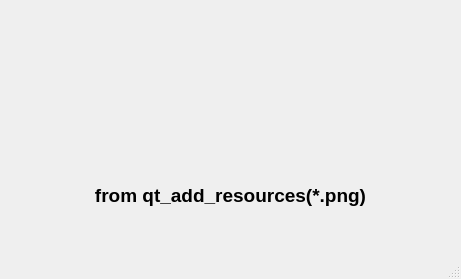
<?xml version="1.0" encoding="UTF-8"?>
<ui version="4.0">
 <class>MainWindow</class>
 <widget class="QMainWindow" name="MainWindow">
  <property name="geometry">
   <rect>
    <x>0</x>
    <y>0</y>
    <width>461</width>
    <height>279</height>
   </rect>
  </property>
  <property name="windowTitle">
   <string>MainWindow</string>
  </property>
  <widget class="QWidget" name="centralwidget">
   <layout class="QHBoxLayout" name="horizontalLayout">
    <item>
     <layout class="QVBoxLayout" name="verticalLayout_2">
      <item>
       <spacer name="verticalSpacer_3">
        <property name="orientation">
         <enum>Qt::Orientation::Vertical</enum>
        </property>
        <property name="sizeHint" stdset="0">
         <size>
          <width>20</width>
          <height>40</height>
         </size>
        </property>
       </spacer>
      </item>
      <item alignment="Qt::AlignmentFlag::AlignHCenter">
       <widget class="QLabel" name="label_2">
        <property name="sizePolicy">
         <sizepolicy hsizetype="Fixed" vsizetype="Fixed">
          <horstretch>0</horstretch>
          <verstretch>0</verstretch>
         </sizepolicy>
        </property>
        <property name="minimumSize">
         <size>
          <width>128</width>
          <height>128</height>
         </size>
        </property>
        <property name="styleSheet">
         <string notr="true">border-image: url(:/images/assets/github.png);


</string>
        </property>
        <property name="text">
         <string/>
        </property>
        <property name="alignment">
         <set>Qt::AlignmentFlag::AlignCenter</set>
        </property>
       </widget>
      </item>
      <item>
       <widget class="QLabel" name="label_4">
        <property name="font">
         <font>
          <pointsize>14</pointsize>
          <bold>true</bold>
         </font>
        </property>
        <property name="text">
         <string>from qt_add_resources(*.png)</string>
        </property>
        <property name="alignment">
         <set>Qt::AlignmentFlag::AlignCenter</set>
        </property>
       </widget>
      </item>
      <item>
       <spacer name="verticalSpacer_4">
        <property name="orientation">
         <enum>Qt::Orientation::Vertical</enum>
        </property>
        <property name="sizeHint" stdset="0">
         <size>
          <width>20</width>
          <height>40</height>
         </size>
        </property>
       </spacer>
      </item>
     </layout>
    </item>
   </layout>
  </widget>
  <widget class="QMenuBar" name="menubar">
   <property name="geometry">
    <rect>
     <x>0</x>
     <y>0</y>
     <width>461</width>
     <height>18</height>
    </rect>
   </property>
  </widget>
  <widget class="QStatusBar" name="statusbar"/>
 </widget>
 <resources/>
 <connections/>
</ui>
